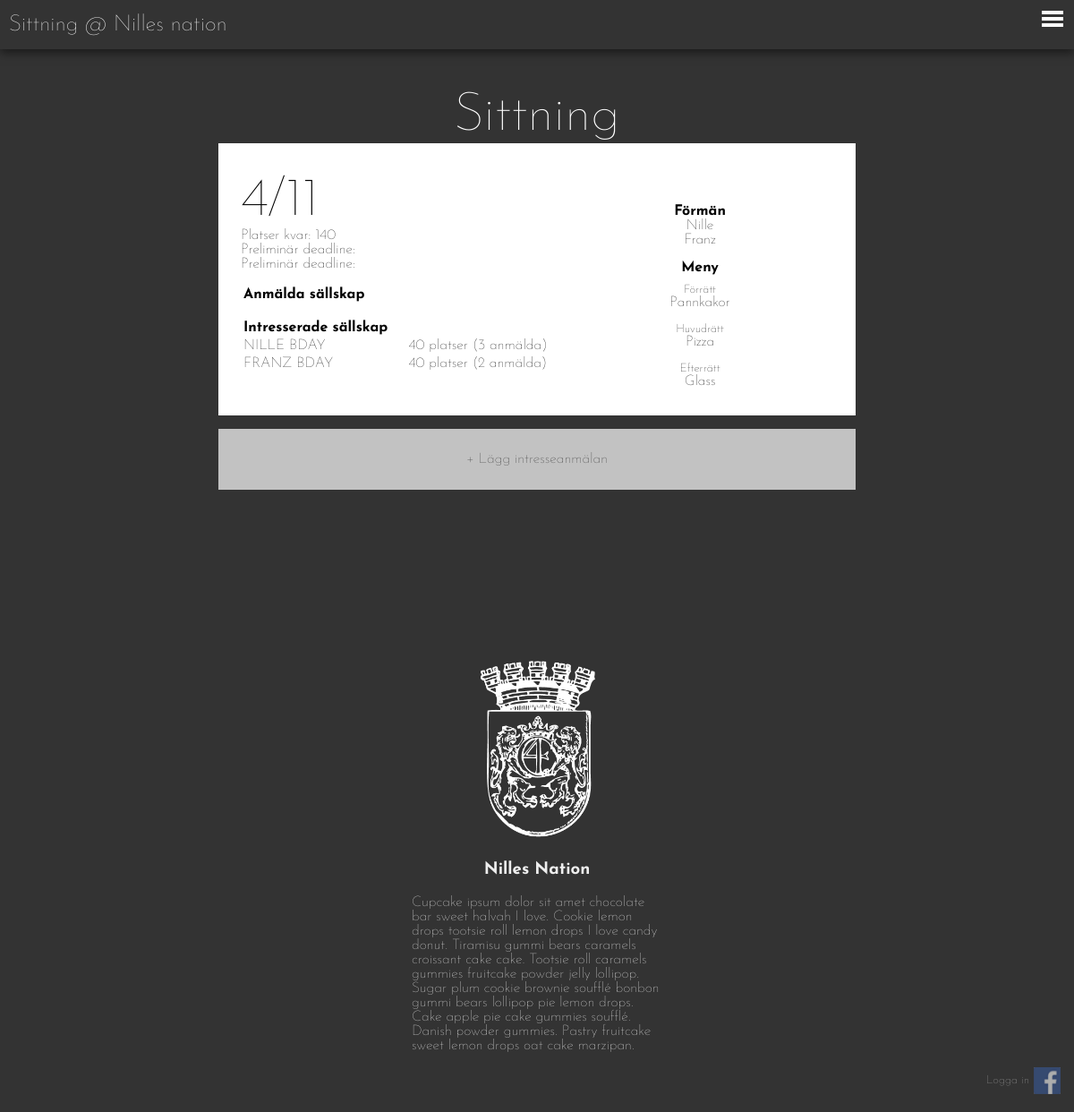
The app's page /sitting.php?sittId=1 with its own data.
### tables this page shows
create table sitting (
	id 				    integer auto_increment,
	sittDate		   	date not null,
	appetiser   		varchar(50),
	main       			varchar(50),
	desert	    		varchar(50),
	prelDeadline	    date,
	payDeadline		    date,
	active				tinyint(1) DEFAULT 1,
	resName				varchar(30),
	primary key(id),
	foreign key(resName) references restaurant(name) ON UPDATE CASCADE
);

create table restaurant (
    name			varchar(30),
	nickname		varchar(30),
	email	    	varchar(30),
    telephone       varchar(20),
	homepage        varchar(50),
    hours	    	tinytext,
    address         varchar(50),
	deposit 		integer,
	price   		integer,
	size   			integer,
	summary 		tinytext,
	primary key(name)
);

create table party (
	id  			integer auto_increment,
	name    		varchar(30),
	partyType		varchar(20),
	sittId			integer NOT NULL,
	interest    	integer,
	message     	text,
	urlkey			varchar(10) NOT NULL,
	primary key(id),
	foreign key(partyType) references partytype(partyType) ON UPDATE CASCADE,
	foreign key(sittId) references sitting(id)
);

create table participant (
    id              integer auto_increment,
    name            varchar(30),
    other           varchar(50),
    loginaccount    integer,
    active          tinyint(1) DEFAULT 1,
    primary key (id),
    foreign key (loginaccount) references loginaccount(id)
);

### db/dbHandler.php (called while the page is built, shortened)
<?php
	require_once 'database.php';
	require_once 'dataConverter.php';
	class DatabaseHandler extends DataConverter {
		private $db;
		public function __construct() {
			$this->db = new Database(DB_SERVER, DB_USERNAME, DB_PASSWORD, DB_DATABASE);
		}
		public function connect(){
			$this->db->openConnection();
		}
		public function disconnect(){
			$this->db->closeConnection();
		}
		public function getRestaurant($name){
			$sql = "SELECT * FROM restaurant WHERE name=?";
			$result = $this->db->executeQuery($sql, array($name));
			return $this->arrToRes($result[0]);
		}
		public function getAccessLevel($fbid, $resName) {
		    $sql = "SELECT ut.accessLevel FROM restaurantparticipant as rp JOIN participantlogin as p ON rp.participantId = p.id JOIN usertype as ut ON rp.userType=ut.userType WHERE p.fbid=? AND rp.resName=?";
    		$result = $this->db->executeQuery($sql, array($fbid, $resName));
    		return $result[0][0];
		}
		public function getSitting($sittId) {
			$sql = "SELECT * FROM sitting WHERE id=?";
			$result = $this->db->executeQuery($sql, array($sittId));
			return $this->arrToSitting($result[0]);
		}
		public function getSittingForeman($sittId) {
			$sql = "SELECT p.name, p.id FROM sittingforeman as sf JOIN participant as p WHERE sf.participantId = p.id AND sf.sittId=?";
			$result = $this->db->executeQuery($sql, array($sittId));
			return $result;
		}
		public function getParties($sittId) {
			$sql = "SELECT * FROM party WHERE sittId=?";
			$result = $this->db->executeQuery($sql, array($sittId));
			return $this->arrarrParty($result);
		}
		public function getPartiesPayStatus($sittId) {
			$sql = "SELECT p.id, p.sittId, pp.participantPayed, count(*) as Count FROM party as p JOIN partyparticipant as pp WHERE p.sittId=? AND p.id=pp.partyId GROUP BY p.id, pp.participantPayed";
			$result = $this->db->executeQuery($sql, array($sittId));
			return $result;
		}
	}
?>

### db/database.php (called while the page is built, shortened)
<?php
class Database {
  private $host;
  private $userName;
  private $password;
  private $database;
  private $conn;
  public function __construct($host, $userName, $password, $database) {
    $this->host = $host;
    $this->userName = $userName;
    $this->password = $password;
    $this->database = $database;
  }
  public function openConnection() {
    try {
      $this->conn = new PDO("mysql:host=$this->host;dbname=$this->database",
        $this->userName,  $this->password,
        array(PDO::MYSQL_ATTR_INIT_COMMAND => "SET NAMES utf8"));
      $this->conn->setAttribute(PDO::ATTR_ERRMODE, PDO::ERRMODE_EXCEPTION);
    } catch (PDOException $e) {
      $error = "Connection error: " . $e->getMessage();
      print $error . "<p>";
      unset($this->conn);
      return false;
    }
    return true;
  }
  public function closeConnection() {
    $this->conn = null;
  }
  public function isConnected() {
    return isset($this->conn);
  }
  public function executeQuery($query, $param = null) {
    try {
      $stmt = $this->conn->prepare($query);
      $stmt->execute($param);
      $result = $stmt->fetchAll();
    } catch (PDOException $e) {
      $error = "*** Internal error: " . $e->getMessage() . "<p>" . $query;
      die($error);
    }
    return $result;
  }
}
?>

### db/dataConverter.php (called while the page is built, shortened)
<?php
class DataConverter{
	 function arrToRes($arr){
		return (object) [
			'name' => $arr[0],
			'email' => $arr[1],
			'telephone' => $arr[2],
			'homepage' => $arr[3],
			'openhours' => $arr[4],
			'address' => $arr[5],
			'deposit' => $arr[6],
			'price' => $arr[7],
			'size' => $arr[8],
			'summary' => $arr[9]
		];
	}
	 function arrToSitting($arr){
		$s = (object)[
			'id' => $arr[0],
			'date' => $arr[1],
			'appetiser' => $arr[2],
			'main' => $arr[3],
			'desert' => $arr[4],
			'prelDay' => $arr[5],
			'payDay' => $arr[6],
		];
		return $s;
	}
	 function arrToParty($arr){
		return (object) [
			'id' => $arr[0],
			'name' => $arr[1],
			'type' => $arr[2],
			'sittId' => $arr[3],
			'interest' => $arr[4],
			'message' => $arr[5],
			'key' => $arr[6],
			'interestOnly' => ($arr[5] == 0 && $arr[6] == 0)
		];
	}
	 function arrarrParty($arr){
		$parties = array();
		foreach ($arr as $key => $p) {
			$party = $this->arrToParty($p);
			$parties[] = $party;
		}
		return $parties;
	}
}
?>

### loginCheck.php (called while the page is built, shortened)
<?php
	require_once 'db/dbHandler.php';
	$loggedIn = false;
	$resName = 'Nilles nation';
	$dbHandler = new DatabaseHandler();
	$restaurant = $dbHandler->getRestaurant($resName);
	$myAccessLevel = $dbHandler->getAccessLevel($fbid, $restaurant->name);
?>

### sitting.php (the view, shortened to what this page needs)
<?php
	require_once 'header.php';
 	$dbHandler = new DatabaseHandler();
 	$sittId = $_GET['sittId'];
	$sitting = $dbHandler->getSitting($sittId);
	$parties = $dbHandler->getParties($sittId);
	$partiesPayStatus = $dbHandler->getPartiesPayStatus($sittId);
	$foreman = $dbHandler->getSittingForeman($sittId);
	$isSittingForeman = false;
	$spotsLeft = $restaurant->size;
 ?>
<div class="content">
	<div class="title">Sittning</div>
	<div class="single-sitting">
		<div class="left side">
				<h3><?php echo date('j/n', strtotime($sitting->date)); ?></h3>
				<label>Platser kvar: </label><span><?php echo $spotsLeft; ?></span><br />
				<label>Preliminär deadline: </label><span><?php echo $sitting->prelDay; ?></span><br />
				<label>Preliminär deadline: </label><span><?php echo $sitting->payDay; ?></span>
				<table>
					<tr>
						<th>Anmälda sällskap</th>
						<th></th>
					</tr>
					<?php
	                    $hasInterestedParties = false;
						foreach ($parties as $key => $p) {
							$prelSpots = 0;
							if($prelSpots == 0){
                                $hasInterestedParties = true;
							}
						}
					?>
				</table>
				<?php if($hasInterestedParties) : ?>
				<table>
					<tr>
						<th>Intresserade sällskap</th>
						<th></th>
					</tr>
					<?php
						foreach ($parties as $key => $p) {
							$isParticipating = false;
							$totalSpots = 0;
							$prelSpots = 0;
							foreach ($partiesPayStatus as $key => $pps) {
								if($pps[0] == $p->id){
									$totalSpots += $pps[3];
								}
							}
							if($prelSpots == 0){
							?>
                            <tr>
								<?php
									if($isParticipating || $myAccessLevel >= 5 || $isSittingForeman){
										echo '<td><a href="' . $p->key . '">' . $p->name . '</a></td>';
									} else {
										echo '<td>' . $p->name . '</td>';
									}
								?>
								<td><?php echo "$p->interest platser ($totalSpots anmälda)"; ?></td>
							</tr>
							<?php
							}
						}
					?>
				</table>
				<?php endif; ?>
		</div>
		<div class="right side">
			<h4>Förmän</h4>
			<span>
			<?php
				foreach ($foreman as $key => $f) {
					echo  $f[0] . '<br />';
				}
			?></span>
			<h4>Meny</h4>
			<label class="mitten">Förrätt</label>
			<span class="mitten"><?php echo $sitting->appetiser; ?></span>
			<label class="mitten">Huvudrätt</label>
			<span class="mitten"><?php echo $sitting->main; ?></span>
			<label class="mitten">Efterrätt</label>
			<span class="mitten"><?php echo $sitting->desert; ?></span>
		</div>
	</div>
	<div <?php
			if($loggedIn){
				echo 'class="button primary"  onclick="location.href=\'interest.php?sittId=' . $sitting->id . '\';"';
			} else {
				echo 'class="button disabled" title="Du måste vara inloggad för att kunna lägga en anmälan."';
			} ?>
		>
		<span>+ Lägg intresseanmälan</span>
	</div>
</div>
<?php include 'footer.php'; ?>

### header.php (shortened to what this page needs)
<?php
	require_once 'loginCheck.php';
?>
<!doctype html>
<html>
	<head>
		<link rel="stylesheet" type="text/css" href="css/main.css" />
	</head>
	<body>

### footer.php (shortened to what this page needs)
	<?php if ($loggedIn): ?>
		<div class="fb-login">
            <a href="facebook-login/logout.php">
			<img src="https://graph.facebook.com/<?php echo $fbid; ?>/picture" />
			<span><?php echo $fbFullname; ?></span>
			<br />
            Logga ut</a>
		</div>
	<?php else : ?>
		<div class="fb-login">
			<img src="images/FB-logga.png" />
			<span class="login">Logga in</span>
		</div>
	<?php endif; ?>
    <footer>
        <div class="logocontainer">
        </div>
        <h3>Nilles Nation</h3>
        <div class="infocontainer">
            <p>Cupcake ipsum dolor sit amet chocolate bar sweet halvah I love. Cookie lemon drops tootsie roll lemon drops I love candy donut. Tiramisu gummi bears caramels croissant cake cake. Tootsie roll caramels gummies fruitcake powder jelly lollipop.
Sugar plum cookie brownie soufflé bonbon gummi bears lollipop pie lemon drops. Cake apple pie cake gummies soufflé. Danish powder gummies. Pastry fruitcake sweet lemon drops oat cake marzipan.</p>
        </div>
    </footer>
	<div class="header">
		<a href="index.php">Sittning @ <?php echo $restaurant->name; ?></a>
		<button class="header-button" id="open-button" onclick="toggleSide()">Open Menu</button>
	</div>
	</body>
</html>

### css/main.css (style rules this page uses)
body { margin: 0; padding: 0; font-family: 'Josefin Sans', sans-serif; font-weight: 100; background-color: #333; background-size: cover; background-position: 50% 50%; background-repeat: no-repeat; background-attachment: fixed; background-image: url("../images/table.jpg"); min-height: 100vw; min-height: 100vh; }
body .content { margin-top: 100px; max-width: 712px; width: 90%; margin-left: auto; margin-right: auto; padding-bottom: 50px; }
body .content .title, body .content h2 { width: 90%; margin: 0 auto; text-align: center; font-size: 60px; color: white; font-weight: 100; }
body .content .button { display: block; background-color: white; padding: 25px; margin: 15px 0px; text-align: center; opacity: 0.7; -webkit-transition: all 0.3s ease-in-out; -moz-transition: all 0.3s ease-in-out; -o-transition: all 0.3s ease-in-out; transition: all 0.3s ease-in-out; border: 1px solid white; cursor: pointer; text-decoration: none; color: #333; }
body .content .button.disabled { cursor: not-allowed; }
body .content table { text-align: left; width: 100%; }
body .header { height: 55px; width: 100%; position: fixed; top: 0; background-color: #333; -moz-box-shadow: 0px 4px 10px rgba(0, 0, 0, 0.5); -webkit-box-shadow: 0px 4px 10px rgba(0, 0, 0, 0.5); box-shadow: 0px 4px 10px rgba(0, 0, 0, 0.5); }
body .header a { color: white; font-size: 25px; line-height: 55px; text-decoration: none; display: inline-block; margin-left: 10px; }
body .header .header-button { position: fixed; z-index: 9000; right: 0px; top: 0px; padding: 0; width: 2.5em; height: 2.25em; border: none; text-indent: 2.5em; font-size: 1.5em; color: transparent; background: transparent; outline: none; -webkit-transition: all 0.3s ease-in-out; -moz-transition: all 0.3s ease-in-out; -o-transition: all 0.3s ease-in-out; transition: all 0.3s ease-in-out; }
body .header .header-button::before { position: absolute; top: 0.5em; right: 0.5em; bottom: 1.0em; left: 1.0em; background: linear-gradient(#FFFFFF 20%, transparent 20%, transparent 40%, #FFFFFF 40%, #FFFFFF 60%, transparent 60%, transparent 80%, #FFFFFF 80%); content: ''; }
body footer { background-color: #333; padding: 50px; color: #eee; margin-top: 50px; }
body footer .logocontainer { width: 200px; height: 200px; margin: 25px auto; background-image: url("../images/vitlogga.gif"); background-size: contain; background-repeat: no-repeat; background-position: 50% 50%; }
body footer h3 { text-align: center; }
body footer .infocontainer { max-width: 280px; margin: auto; }
body .fb-login { height: 30px; position: fixed; display: block; bottom: 20px; right: 50px; opacity: 0.6; -webkit-transition: all 0.3s ease-in-out; -moz-transition: all 0.3s ease-in-out; -o-transition: all 0.3s ease-in-out; transition: all 0.3s ease-in-out; font-size: 13px; text-align: right; }
body .fb-login img { position: absolute; right: -35px; top: 0; width: 30px; height: 30px; vertical-align: middle; }
body .fb-login span { color: white; }
body .fb-login span.login { line-height: 30px; }
body .single-sitting { position: relative; display: block; background-color: white; width: 100%; min-height: 200px; padding: 15px 25px; box-sizing: border-box; display: table; }
body .single-sitting h4 { margin: 0; }
body .single-sitting .side { position: relative; display: table-cell; }
body .single-sitting .side.left { padding-top: 20px; width: 55%; }
body .single-sitting .side.left h3 { margin: 0; font-size: 60px; font-weight: 100; }
body .single-sitting .side.left table { margin-top: 15px; }
body .single-sitting .side.right label { display: block; margin-top: 10px; text-align: center; font-size: 13px; }
body .single-sitting .side.right h4 { display: block; text-align: center; margin-bottom: 0px; }
body .single-sitting .side.right span { text-align: center; display: block; margin-bottom: 15px; }
body div.button { display: block; text-align: center; opacity: 0.7; -webkit-transition: all 0.3s ease-in-out; -moz-transition: all 0.3s ease-in-out; -o-transition: all 0.3s ease-in-out; transition: all 0.3s ease-in-out; border: 1px solid white; cursor: pointer; background-color: white; padding: 25px; margin-top: 15px; }
body div.button.disabled { cursor: not-allowed; }

### records on screen
sitting: sittDate "4/11", appetiser "Pannkakor", main "Pizza", desert "Glass"
restaurant: price "140", name "Nilles nation"
party: name "NILLE BDAY", interest "40", totalSpots "3"
party: name "FRANZ BDAY", interest "40", totalSpots "2"
participant: name "Nille"
participant: name "Franz"
